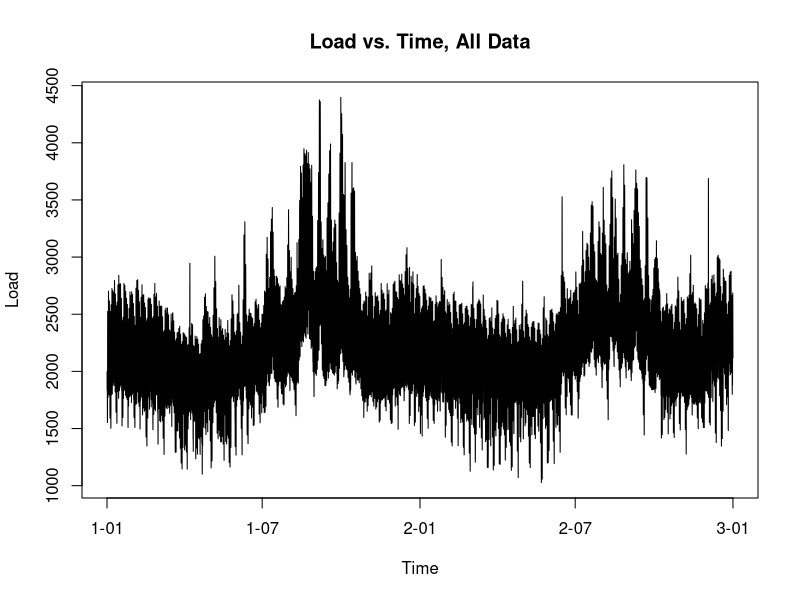
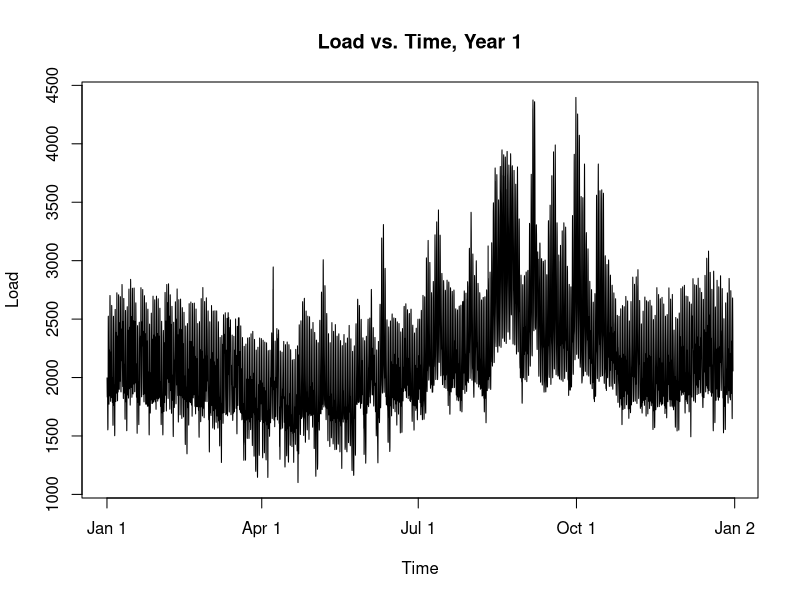
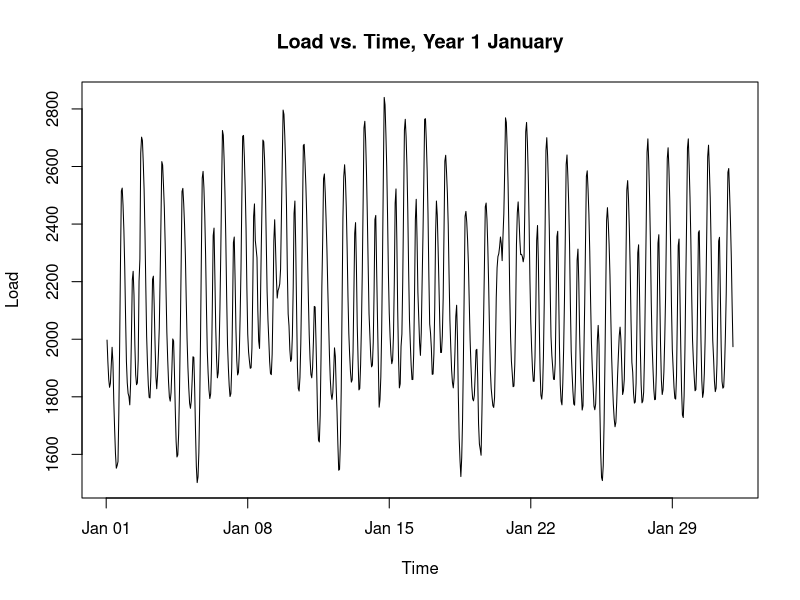
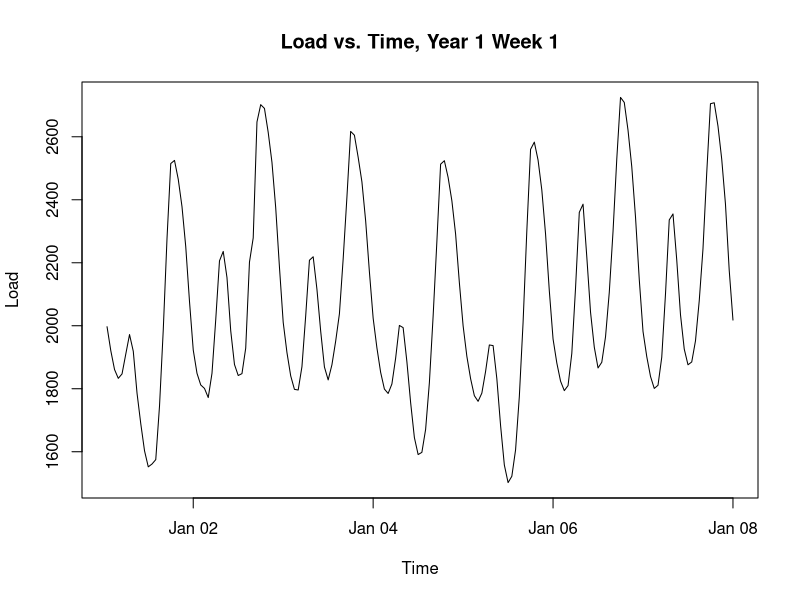
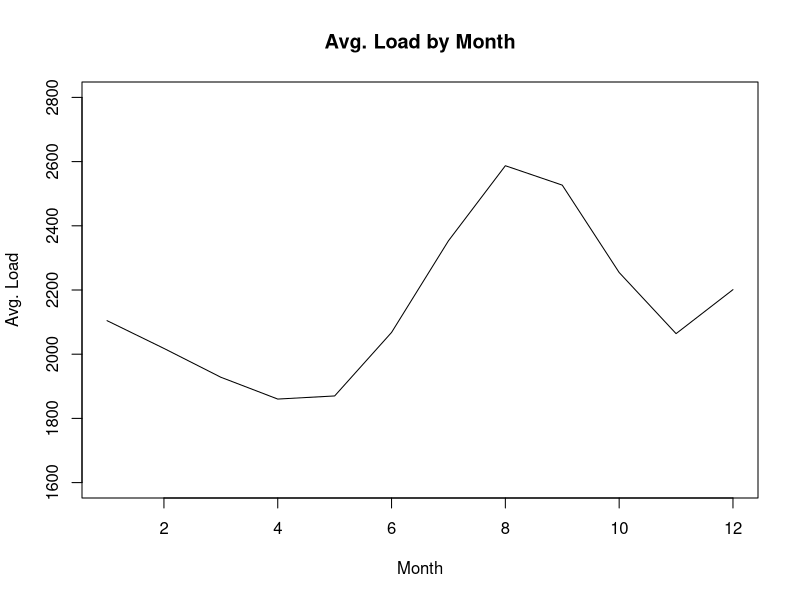
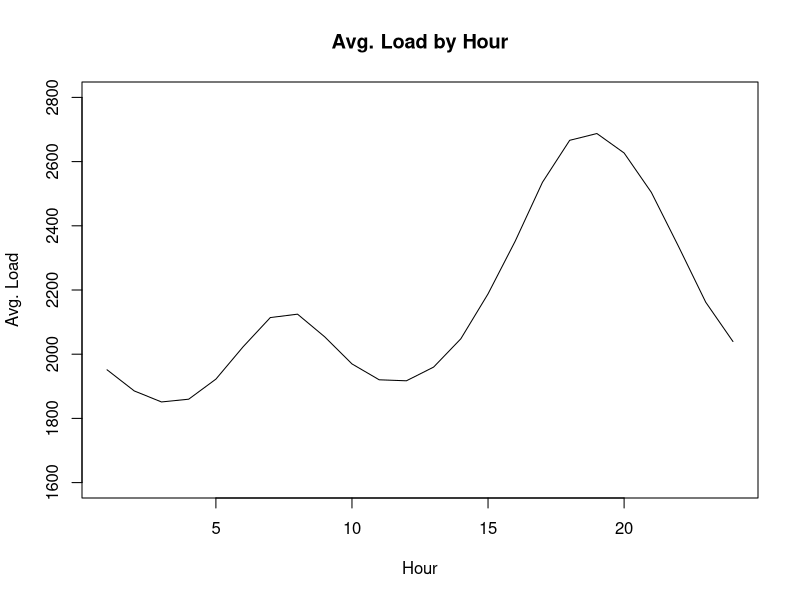
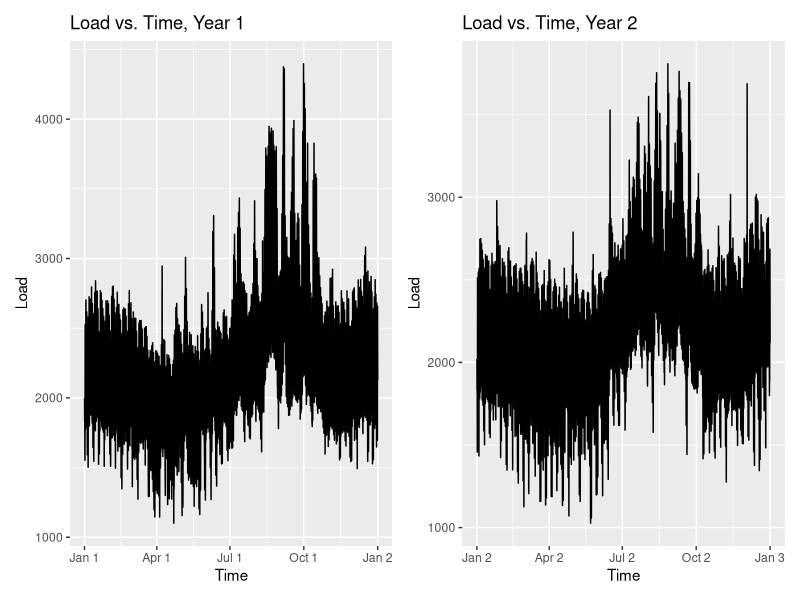
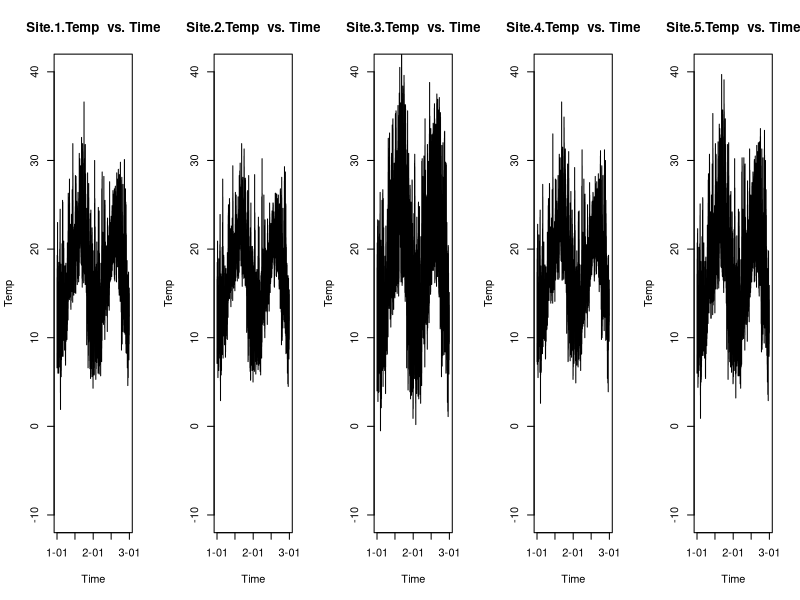

The R source for these figures, in order:
## ---- chunk 1
knitr::opts_chunk$set(echo = TRUE, warning = FALSE, message = FALSE)
## ---- chunk 2
library(lubridate)
library(zoo)
library(knitr)
library(dplyr)
library(ggplot2)
library(patchwork)
## ---- chunk 3
# load data
train = read.csv("training.csv", header = T)
train = data.frame(train[1:17545,][1:15])
## ---- chunk 4
# data pre-processing
# create a column of datetime
train$datetime <- make_datetime(train$Year, train$Month, train$Day, train$Hour)
# convert load column to dbl
train$Load = as.numeric(gsub(",", "", train$Load))
## ---- chunk 5
head(train)
## ---- chunk 6
# Column Summary
# for (i in 5:ncol(train)) {
#   print(colnames(train)[i])
#   print(typeof(train[,i]))
#   print(summary(na.omit(train[,i])))
#   print(sum(is.na(train[,i])))
# }
## ---- chunk 7
# Load vs. Time
plot(train$datetime, train$Load, type = "l", main = "Load vs. Time, All Data", 
     ylab = "Load", xlab = "Time")

plot(train$datetime[1:8760], train$Load[1:8760], type = "l", main = "Load vs. Time, Year 1", 
     ylab = "Load", xlab = "Time")

plot(train$datetime[1:744], train$Load[1:744], type = "l", 
     main = "Load vs. Time, Year 1 January", ylab = "Load", xlab = "Time")

plot(train$datetime[1:168], train$Load[1:168], type = "l", 
     main = "Load vs. Time, Year 1 Week 1", ylab = "Load", xlab = "Time")
## ---- chunk 8
# Average load by month and hour
mon_avg_load = c()
for (m in 1:12) {
  mon_avg_load = c(mon_avg_load, mean(train[which(train$Month == m),"Load"]))
}
plot(mon_avg_load, type = "l", main = "Avg. Load by Month", ylim = c(1600,2800),
     xlab = "Month", ylab = "Avg. Load")
# Load highest in summer, lowest in April and May

hrs_avg_load = c()
for (h in 1:24) {
  hrs_avg_load = c(hrs_avg_load, mean(train[which(train$Hour == h),"Load"]))
}
plot(hrs_avg_load, type = "l", main = "Avg. Load by Hour", ylim = c(1600,2800),
     xlab = "Hour", ylab = "Avg. Load")
# Two peaks: highest from 17 to 21, smaller one at 7 & 8
# Lowest 3am/4am and 11am/12pm
## ---- chunk 9
p_year1 <- train |>
  filter(Year == 1) |>
  ggplot(aes(x = datetime, y = Load)) +
  geom_line() + # Adding a line plot
  labs(
    title = "Load vs. Time, Year 1",
    x = "Time",
    y = "Load"
  )

p_year2 <- train |>
  filter(Year == 2) |>
  ggplot(aes(x = datetime, y = Load)) +
  geom_line() + # Adding a line plot
  labs(
    title = "Load vs. Time, Year 2",
    x = "Time",
    y = "Load"
  )
  

p_year1 | p_year2
## ---- chunk 10
# 5 Temp columns vs. Time
temp_colnames = c("Site.1.Temp", "Site.2.Temp", "Site.3.Temp", 
                  "Site.4.Temp", "Site.5.Temp")

par(mfrow = c(1, 5))
for (colname in temp_colnames) {
  main_suffix = " vs. Time"
  plot(train$datetime,train[,colname], main = paste(colname, main_suffix), 
       type = "l", ylab = "Temp", xlab = "Time", ylim = c(-10, 40))
}
## ---- chunk 11
# 5 GHI columns vs. Time
GHI_colnames = c("Site.1.GHI", "Site.2.GHI", "Site.3.GHI", 
                 "Site.4.GHI", "Site.5.GHI")

par(mfrow = c(1,5))
for (colname in GHI_colnames) {
  # compute rolling average over 24h window
  ma = rollmean(train[,colname], fill=NA, k = 24)
  
  main_suffix = " vs. Time"
  plot(train$datetime, train[,colname], main = paste(colname, main_suffix), 
       type = "l", ylab = "GHI", xlab = "Time", ylim = c(0, 1100))
  lines(train$datetime, ma, col = "red")
}
## ---- chunk 12
# correlation
pairs(train[1:1000,c("Load", "Site.1.Temp", "Site.2.Temp", "Site.3.Temp", 
                  "Site.4.Temp", "Site.5.Temp")])
pairs(train[1:1000,c("Load", "Site.1.GHI", "Site.2.GHI", 
                  "Site.3.GHI", "Site.4.GHI", "Site.5.GHI")])
# 5 locations' temps are highly correlated with one another
# Similar with GHIs, even higher correlation
# Possible slight negative relationship between GHI and Load

plot(train$Site.1.Temp, train$Load, main = "Site.1.Temp vs. Load", 
     ylab = "Load", xlab = "Temp")

plot(train$Site.1.GHI, train$Load, main = "Site.1.GHI vs. Load", 
     ylab = "Load", xlab = "GHI")
plot(rollmean(train$Site.1.GHI, fill=NA, k = 24), train$Load, 
     main = "Site.1.GHI Moving Average vs. Load", ylab = "Load", xlab = "GHI MA")
